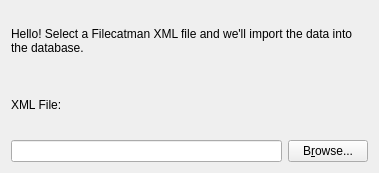
<?xml version="1.0" encoding="UTF-8"?>
<ui version="4.0">
 <class>SelectXMLFilePage</class>
 <widget class="QWidget" name="SelectXMLFilePage">
  <property name="geometry">
   <rect>
    <x>0</x>
    <y>0</y>
    <width>379</width>
    <height>173</height>
   </rect>
  </property>
  <property name="windowTitle">
   <string>Import XML</string>
  </property>
  <layout class="QGridLayout" name="gridLayout">
   <item row="2" column="1" colspan="2">
    <widget class="QLineEdit" name="lineFile">
     <property name="sizePolicy">
      <sizepolicy hsizetype="Expanding" vsizetype="Fixed">
       <horstretch>1</horstretch>
       <verstretch>0</verstretch>
      </sizepolicy>
     </property>
     <property name="text">
      <string/>
     </property>
     <property name="readOnly">
      <bool>true</bool>
     </property>
    </widget>
   </item>
   <item row="2" column="3">
    <widget class="QPushButton" name="buttonBrowse">
     <property name="text">
      <string>B&amp;rowse...</string>
     </property>
    </widget>
   </item>
   <item row="1" column="1" colspan="3">
    <widget class="QLabel" name="labelFile">
     <property name="layoutDirection">
      <enum>Qt::LeftToRight</enum>
     </property>
     <property name="text">
      <string>&lt;html&gt;&lt;head/&gt;&lt;body&gt;&lt;p&gt;&lt;span style=&quot; font-weight:600;&quot;&gt;XML File:&lt;/span&gt;&lt;/p&gt;&lt;/body&gt;&lt;/html&gt;</string>
     </property>
     <property name="alignment">
      <set>Qt::AlignLeading|Qt::AlignLeft|Qt::AlignVCenter</set>
     </property>
    </widget>
   </item>
   <item row="0" column="1" colspan="3">
    <widget class="QLabel" name="labelDescription">
     <property name="text">
      <string>Hello! Select a Filecatman XML file and we'll import the data into the database.</string>
     </property>
     <property name="wordWrap">
      <bool>true</bool>
     </property>
    </widget>
   </item>
  </layout>
 </widget>
 <tabstops>
  <tabstop>lineFile</tabstop>
 </tabstops>
 <resources/>
 <connections/>
</ui>
